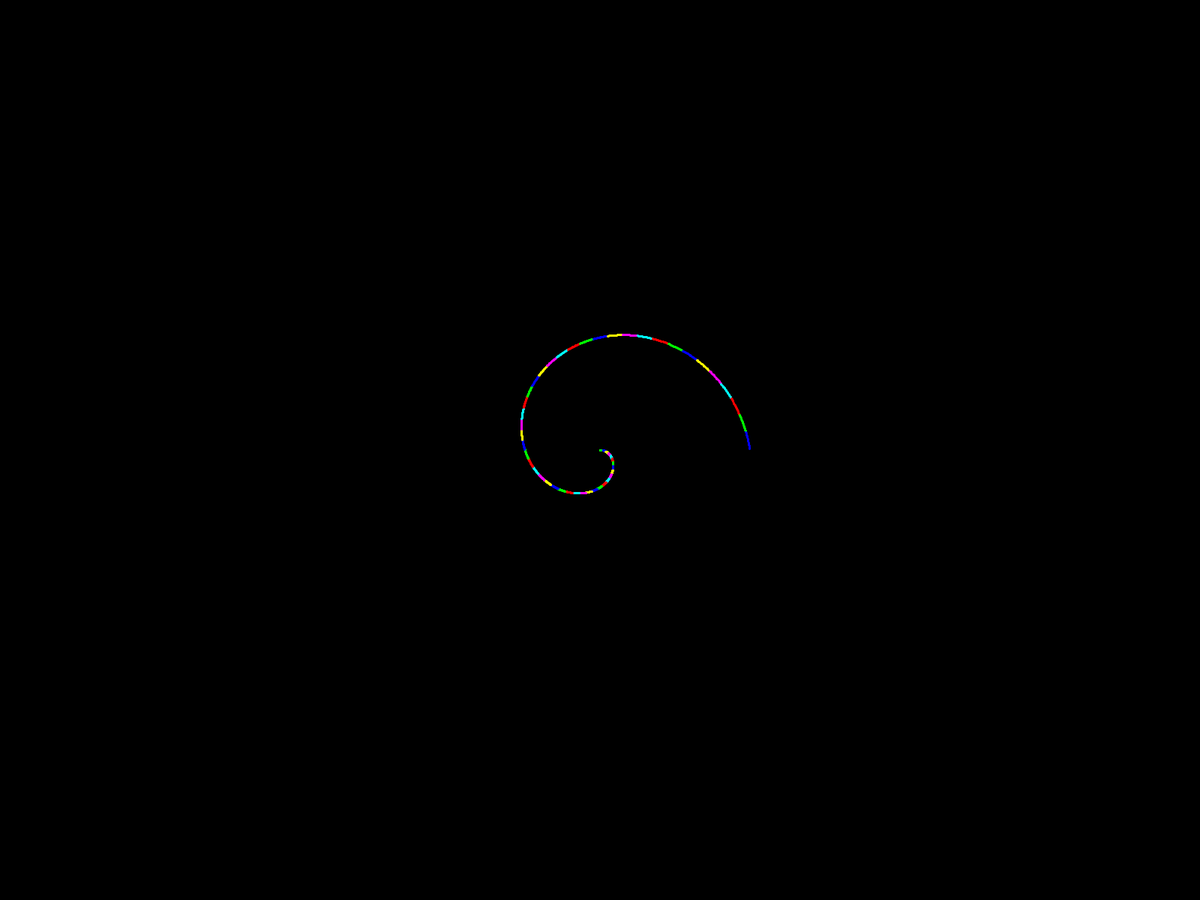
Frame 1 (no input)
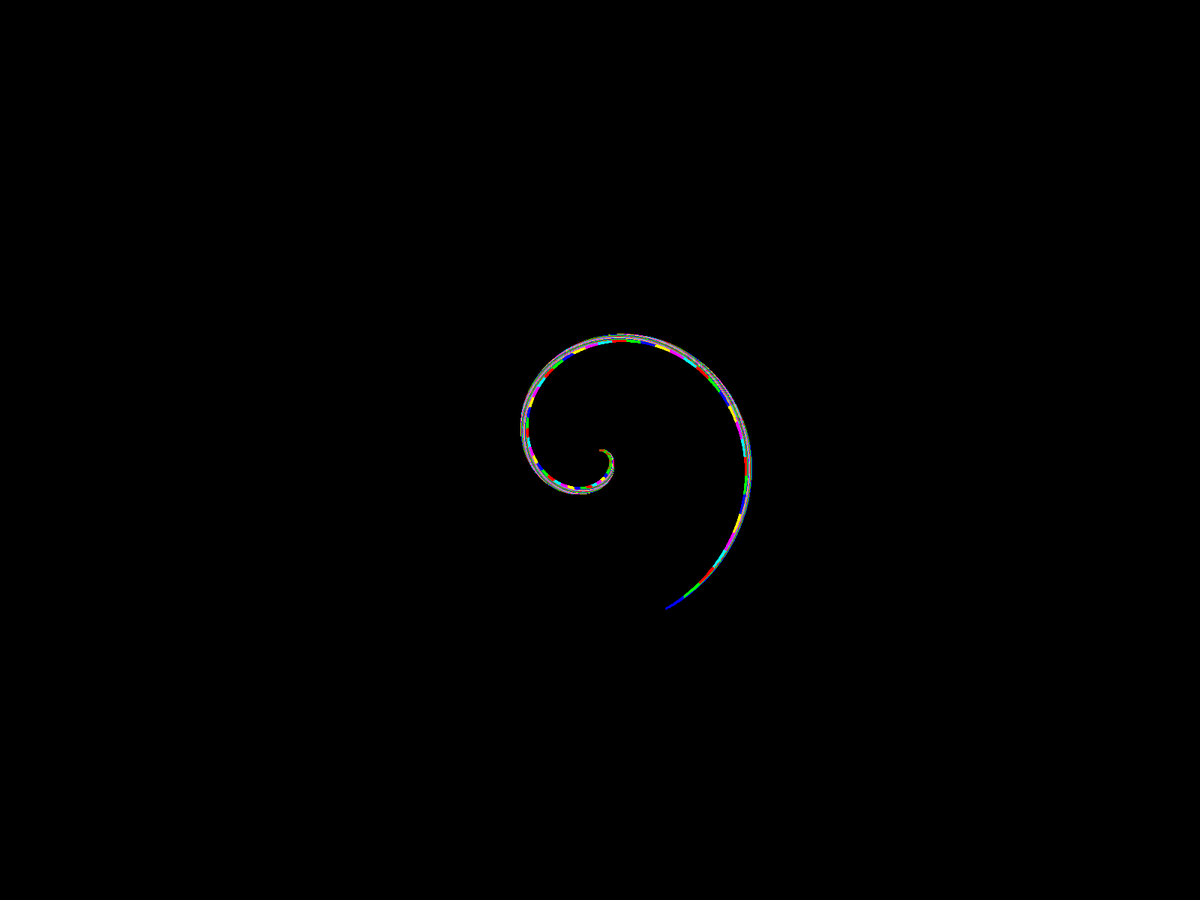
Frame 60 (the mouse pressed at the canvas centre just before this capture)
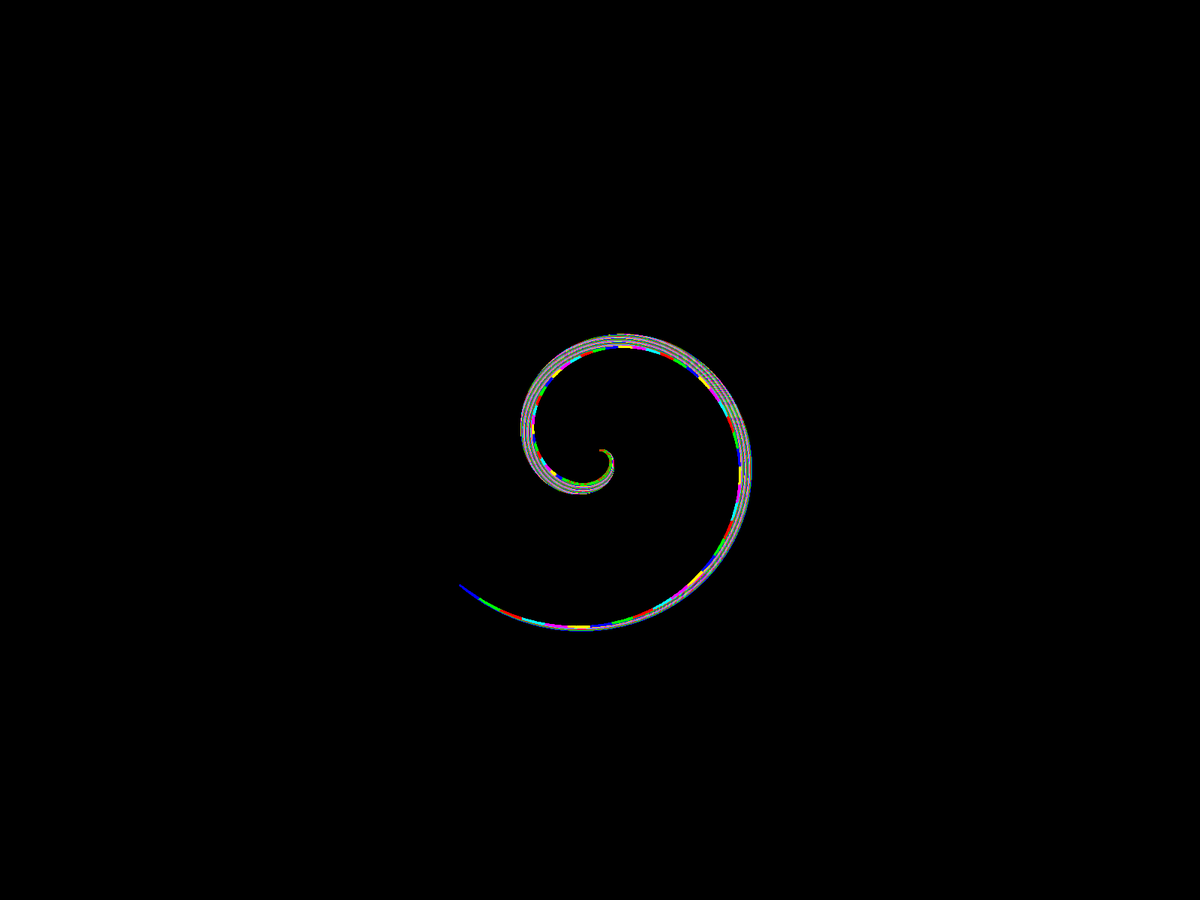
Frame 120 (the mouse held since frame 60 and released just before this capture)

The Processing sketch that drew these frames (run headless with seeded random() and noise(); from frame 60 on, the mouse is pressed at the canvas centre):

// Processing sketch: CircleDistortion
// ── CircleDistortion.pde
int numPoints = 1000; // Number of points in the spiral
float angleOffset = 0; // Initial angle offset
float angleIncrement = TWO_PI / numPoints; // Angle increment for each point
float radiusIncrement = 0.2; // Radius increment for the spiral
float baseRadius = 0; // Initial radius
color[] colors; // Array of colors

void setup() {
  fullScreen();
  //size(800, 800);
  colors = new color[6]; // Array to hold colors
  colors[0] = color(255, 0, 0); // Red
  colors[1] = color(0, 255, 0); // Green
  colors[2] = color(0, 0, 255); // Blue
  colors[3] = color(255, 255, 0); // Yellow
  colors[4] = color(255, 0, 255); // Magenta
  colors[5] = color(0, 255, 255); // Cyan
  background(0); // Set background to black
}

void draw() {
  translate(width / 2, height / 2); // Move origin to center
  float radius = baseRadius; // Initialize radius
  int colorIndex = 0; // Initialize color index

  for (int i = 0; i < numPoints; i++) {
    float x = radius * cos(i * angleIncrement + angleOffset);
    float y = radius * sin(i * angleIncrement + angleOffset);

    stroke(colors[colorIndex]); // Set stroke color
    strokeWeight(3); // Set stroke weight
    point(x, y); // Draw point

    radius += radiusIncrement; // Increase radius

    // Change color every 20 points
    if (i % 20 == 0) {
      colorIndex = (colorIndex + 1) % colors.length;
    }
  }

  angleOffset += 0.02; // Increment angle offset for rotation
  baseRadius += 0.5; // Increment base radius for spiral effect

  // Reset baseRadius to create a continuous loop effect
  if (baseRadius > sqrt(sq(width) + sq(height)) / 2) {
    baseRadius = 0;
    background(0); // Clear screen
  }
}
